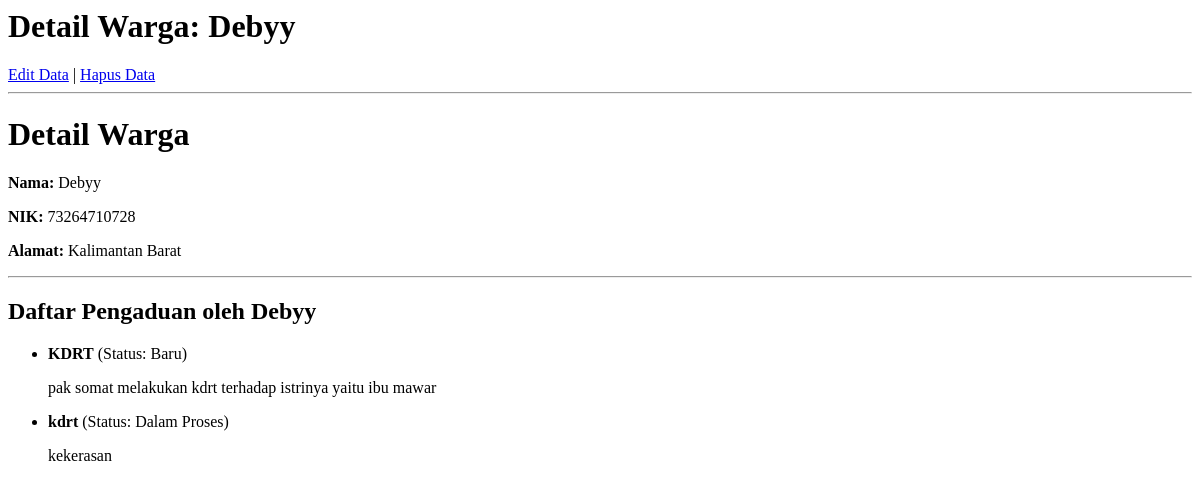
The app's page /warga/1/, older data.
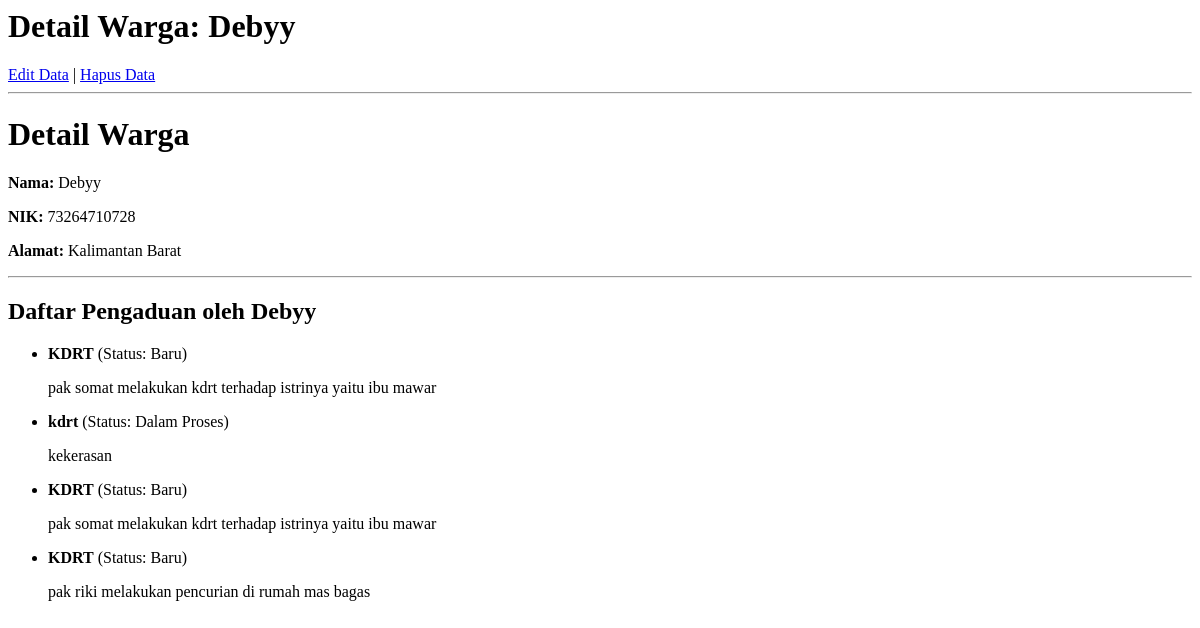
The same page, newer data.
### warga/models.py (models this page shows, shortened)
class Pengaduan(models.Model):
    STATUS_CHOICES = [
        ('BARU', 'Baru'),
        ('DIPROSES', 'Dalam Proses'),
        ('SELESAI', 'Selesai'),
    ]
    judul = models.CharField(max_length=200)
    deskripsi = models.TextField()
    status = models.CharField(max_length=10, choices=STATUS_CHOICES, default='BARU')
    tanggal_lapor = models.DateTimeField(auto_now_add=True)
    pelapor = models.ForeignKey(Warga, on_delete=models.CASCADE, related_name='pengaduan')

### warga/views.py (the view)
# urls.py: path('<int:pk>/', WargaDetailView.as_view(), name='warga-detail'),
class WargaDetailView(DetailView):
    model = Warga
    template_name = 'warga/warga_detail.html'

### warga/templates/warga/warga_detail.html
<h1>Detail Warga: {{ object.nama_lengkap }}</h1>
<a href="{% url 'warga-edit' object.pk %}">Edit Data</a> |
<a href="{% url 'warga-hapus' object.pk %}">Hapus Data</a>
<hr />
<h1>Detail Warga</h1>
<p><strong>Nama:</strong> {{ object.nama_lengkap }}</p>
<p><strong>NIK:</strong> {{ object.nik }}</p>
<p><strong>Alamat:</strong> {{ object.alamat }}</p>
<hr />
<h2>Daftar Pengaduan oleh {{ object.nama_lengkap }}</h2>
<ul>
  {% for aduan in object.pengaduan.all %}
  <li>
    <strong>{{ aduan.judul }}</strong> (Status: {{ aduan.get_status_display }})
    <p>{{ aduan.deskripsi }}</p>
  </li>
  {% empty %}
  <li>Warga ini belum pernah membuat pengaduan.</li>
  {% endfor %}
</ul>

Row changes from the older to the newer data that the page shows:
added Pengaduan: judul "KDRT", status "Baru", deskripsi "pak somat melakukan kdrt terhadap istrinya yaitu ibu mawar"
added Pengaduan: judul "KDRT", status "Baru", deskripsi "pak riki melakukan pencurian di rumah mas bagas"
